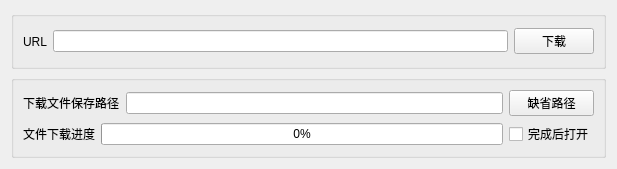
<?xml version="1.0" encoding="UTF-8"?>
<ui version="4.0">
 <class>Widget</class>
 <widget class="QWidget" name="Widget">
  <property name="geometry">
   <rect>
    <x>0</x>
    <y>0</y>
    <width>617</width>
    <height>169</height>
   </rect>
  </property>
  <property name="acceptDrops">
   <bool>false</bool>
  </property>
  <property name="windowTitle">
   <string>HTTP下载</string>
  </property>
  <layout class="QVBoxLayout" name="verticalLayout">
   <item>
    <widget class="QGroupBox" name="groupBox">
     <property name="title">
      <string/>
     </property>
     <layout class="QHBoxLayout" name="horizontalLayout">
      <item>
       <widget class="QLabel" name="label">
        <property name="text">
         <string>URL</string>
        </property>
       </widget>
      </item>
      <item>
       <widget class="QLineEdit" name="editURL"/>
      </item>
      <item>
       <widget class="QPushButton" name="btnDownload">
        <property name="text">
         <string>下载</string>
        </property>
       </widget>
      </item>
     </layout>
    </widget>
   </item>
   <item>
    <widget class="QGroupBox" name="groupBox_2">
     <property name="title">
      <string/>
     </property>
     <layout class="QGridLayout" name="gridLayout">
      <item row="0" column="0" colspan="2">
       <widget class="QLabel" name="label_2">
        <property name="text">
         <string>下载文件保存路径</string>
        </property>
       </widget>
      </item>
      <item row="0" column="2">
       <widget class="QLineEdit" name="editSavePath"/>
      </item>
      <item row="0" column="3">
       <widget class="QPushButton" name="btnDefaultPath">
        <property name="text">
         <string>缺省路径</string>
        </property>
       </widget>
      </item>
      <item row="1" column="0">
       <widget class="QLabel" name="label_3">
        <property name="text">
         <string>文件下载进度</string>
        </property>
       </widget>
      </item>
      <item row="1" column="1" colspan="2">
       <widget class="QProgressBar" name="progressBar">
        <property name="value">
         <number>0</number>
        </property>
        <property name="format">
         <string>%p%</string>
        </property>
       </widget>
      </item>
      <item row="1" column="3">
       <widget class="QCheckBox" name="chkIsOpen">
        <property name="text">
         <string>完成后打开</string>
        </property>
       </widget>
      </item>
     </layout>
    </widget>
   </item>
  </layout>
 </widget>
 <resources/>
 <connections/>
</ui>
